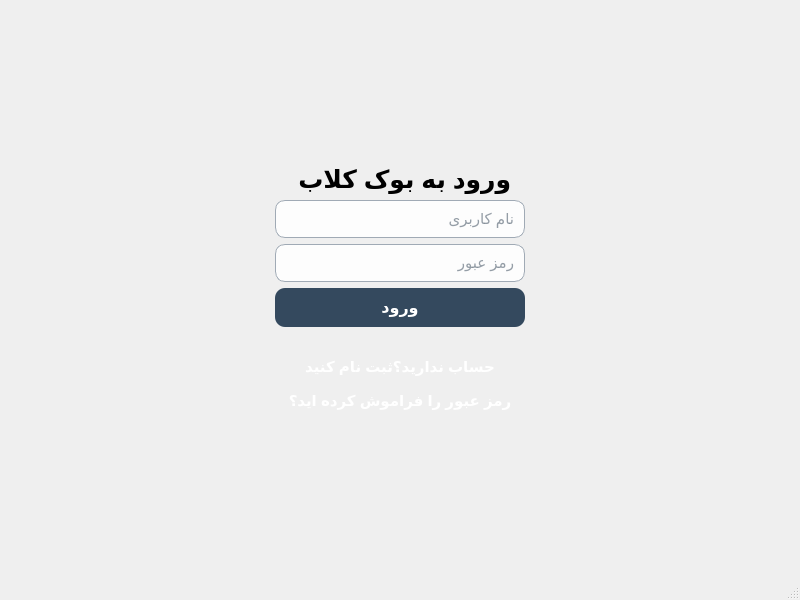
<?xml version="1.0" encoding="UTF-8"?>
<ui version="4.0">
 <class>LoginWindow_c</class>
 <widget class="QMainWindow" name="LoginWindow_c">
  <property name="geometry">
   <rect>
    <x>0</x>
    <y>0</y>
    <width>800</width>
    <height>600</height>
   </rect>
  </property>
  <property name="windowTitle">
   <string>LoginWindow_c</string>
  </property>
  <property name="styleSheet">
   <string notr="true">QMainWindow {
    background-image: url(&quot;:/wallhaven-o567pm.png&quot;);
    background-position: center;
    background-repeat: no-repeat;
}

#centralwidget, QWidget#widget {
    background: transparent;
}

QLineEdit {
    background-color: rgba(255, 255, 255, 0.85); 
    border: 1px solid #a0aab5; 
    border-radius: 10px;
    padding: 8px;
    font-size: 11pt;
    color: #2c3e50;
}

QLineEdit:focus {
    border: 2px solid #34495e; 
}

QPushButton#loginButton {  
    background-color: #34495e; 
    color: white;
    border-radius: 10px; 
    padding: 10px;
    font-size: 12pt;
    font-weight: bold;
}

QPushButton#loginButton:hover {
    background-color: #2c3e50; 
}

QPushButton#goToRegisterButton {
    background-color: transparent;
    color: #ffffff; 
    border: none;
    font-size: 11pt;
    font-weight: bold; 
    padding: 5px;
}

QPushButton#goToRegisterButton:hover {
    color: #d1d5db; 
}

QPushButton#forgotPasswordButton {
    background-color: transparent;
    color: #ffffff; 
    border: none;
    font-size: 11pt;
    font-weight: bold; 
    padding: 5px;
}

QPushButton#forgotPasswordButton:hover {
    color: #d1d5db; 
}</string>
  </property>
  <widget class="QWidget" name="centralwidget">
   <layout class="QGridLayout" name="gridLayout">
    <item row="0" column="1">
     <spacer name="verticalSpacer">
      <property name="orientation">
       <enum>Qt::Vertical</enum>
      </property>
      <property name="sizeHint" stdset="0">
       <size>
        <width>248</width>
        <height>89</height>
       </size>
      </property>
     </spacer>
    </item>
    <item row="1" column="0">
     <spacer name="horizontalSpacer">
      <property name="orientation">
       <enum>Qt::Horizontal</enum>
      </property>
      <property name="sizeHint" stdset="0">
       <size>
        <width>243</width>
        <height>238</height>
       </size>
      </property>
     </spacer>
    </item>
    <item row="1" column="1">
     <widget class="QWidget" name="widget" native="true">
      <property name="maximumSize">
       <size>
        <width>400</width>
        <height>450</height>
       </size>
      </property>
      <layout class="QVBoxLayout" name="verticalLayout">
       <item>
        <widget class="QLabel" name="titleLabel">
         <property name="font">
          <font>
           <pointsize>19</pointsize>
           <italic>false</italic>
           <bold>true</bold>
           <underline>false</underline>
           <strikeout>false</strikeout>
          </font>
         </property>
         <property name="text">
          <string>  ورود به بوک کلاب</string>
         </property>
        </widget>
       </item>
       <item>
        <widget class="QLineEdit" name="usernameLineEdit">
         <property name="placeholderText">
          <string>نام کاربری</string>
         </property>
        </widget>
       </item>
       <item>
        <widget class="QLineEdit" name="passwordLineEdit">
         <property name="echoMode">
          <enum>QLineEdit::Password</enum>
         </property>
         <property name="placeholderText">
          <string>رمز عبور</string>
         </property>
        </widget>
       </item>
       <item>
        <widget class="QPushButton" name="loginButton">
         <property name="text">
          <string>ورود</string>
         </property>
        </widget>
       </item>
       <item>
        <widget class="QLabel" name="statusLabel">
         <property name="text">
          <string/>
         </property>
        </widget>
       </item>
       <item>
        <widget class="QPushButton" name="goToRegisterButton">
         <property name="text">
          <string>حساب ندارید؟ثبت نام کنید</string>
         </property>
        </widget>
       </item>
       <item>
        <widget class="QPushButton" name="forgotPasswordButton">
         <property name="text">
          <string>رمز عبور را فراموش کرده اید؟</string>
         </property>
        </widget>
       </item>
      </layout>
     </widget>
    </item>
    <item row="1" column="2">
     <spacer name="horizontalSpacer_2">
      <property name="orientation">
       <enum>Qt::Horizontal</enum>
      </property>
      <property name="sizeHint" stdset="0">
       <size>
        <width>243</width>
        <height>258</height>
       </size>
      </property>
     </spacer>
    </item>
    <item row="2" column="1">
     <spacer name="verticalSpacer_2">
      <property name="orientation">
       <enum>Qt::Vertical</enum>
      </property>
      <property name="sizeHint" stdset="0">
       <size>
        <width>268</width>
        <height>89</height>
       </size>
      </property>
     </spacer>
    </item>
   </layout>
  </widget>
  <widget class="QMenuBar" name="menubar">
   <property name="geometry">
    <rect>
     <x>0</x>
     <y>0</y>
     <width>800</width>
     <height>25</height>
    </rect>
   </property>
  </widget>
  <widget class="QStatusBar" name="statusbar"/>
 </widget>
 <resources/>
 <connections/>
</ui>
